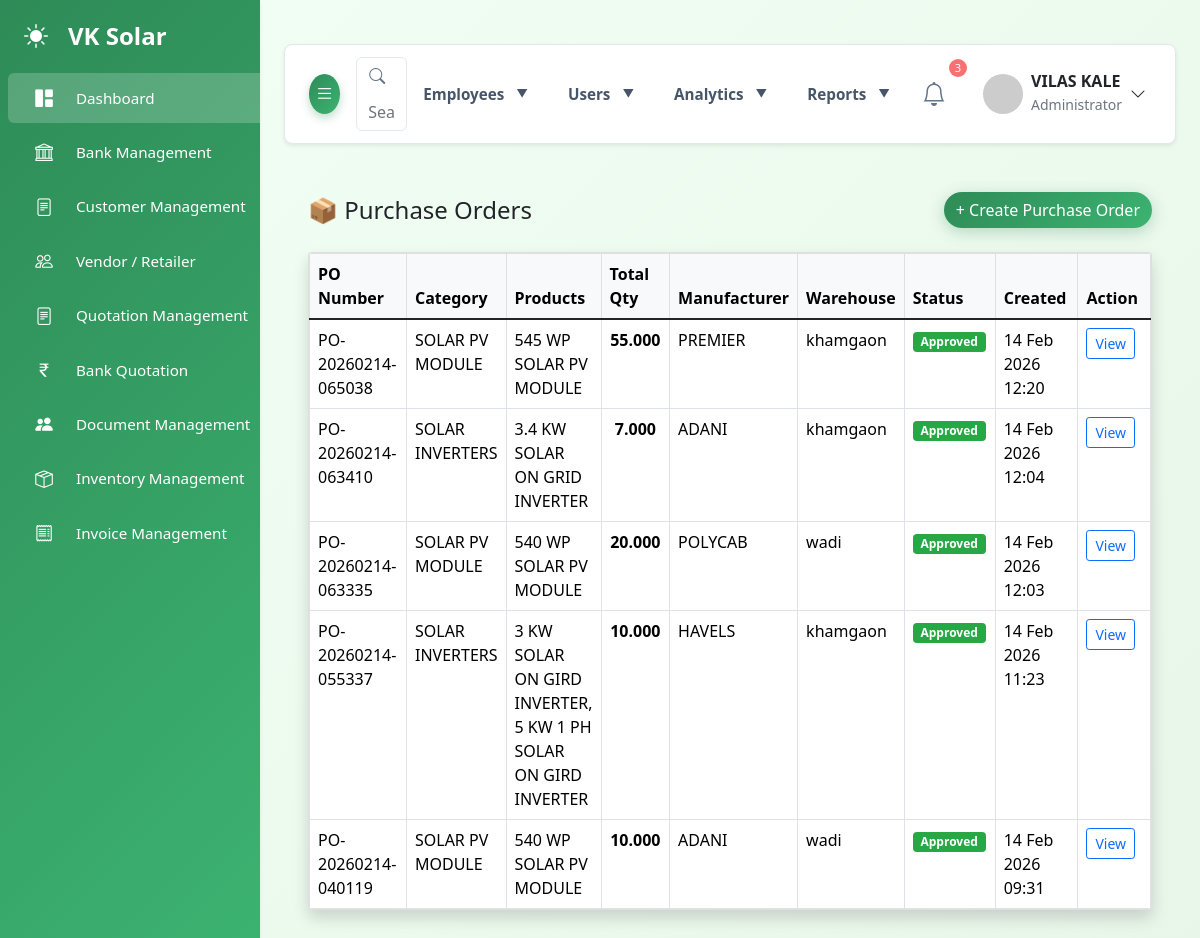
Page /admin/invoice/purchase_invoice_list (signed in) on the committed database.
### tables this page shows
CREATE TABLE `purchase_orders` (
  `id` int NOT NULL,
  `po_number` varchar(50) NOT NULL,
  `manufacturer_id` int NOT NULL,
  `warehouse_id` int NOT NULL,
  `status` enum('pending','approved','rejected') DEFAULT 'pending',
  `invoice_id` int DEFAULT NULL,
  `remarks` text,
  `created_by` int NOT NULL,
  `approved_by` int DEFAULT NULL,
  `created_at` datetime DEFAULT CURRENT_TIMESTAMP,
  `approved_at` datetime DEFAULT NULL
);

CREATE TABLE `product_categories` (
  `id` int NOT NULL,
  `category_id` varchar(20) NOT NULL,
  `category_name` varchar(100) NOT NULL,
  `created_at` timestamp NULL DEFAULT CURRENT_TIMESTAMP
);

CREATE TABLE `product_manufacturers` (
  `id` int NOT NULL,
  `manufacturer_id` varchar(20) NOT NULL,
  `manufacturer_name` varchar(150) NOT NULL,
  `category_id` int NOT NULL,
  `created_at` timestamp NULL DEFAULT CURRENT_TIMESTAMP
);

CREATE TABLE `warehouses` (
  `id` int NOT NULL,
  `name` varchar(150) NOT NULL,
  `code` varchar(50) DEFAULT NULL,
  `address` text,
  `city` varchar(100) DEFAULT NULL,
  `state` varchar(100) DEFAULT NULL,
  `pincode` varchar(12) DEFAULT NULL,
  `contact_name` varchar(100) DEFAULT NULL,
  `contact_phone` varchar(20) DEFAULT NULL,
  `image` varchar(255) DEFAULT NULL,
  `created_by` int DEFAULT NULL,
  `created_at` timestamp NULL DEFAULT CURRENT_TIMESTAMP,
  `updated_at` timestamp NULL DEFAULT CURRENT_TIMESTAMP ON UPDATE CURRENT_TIMESTAMP
);

### admin/invoice/purchase_invoice_list.php (the view, shortened to what this page needs)
<?php
require_once __DIR__ . '/../connect/auth_middleware.php';
$sql = "
SELECT
    po.id,
    po.po_number,
    po.status,
    po.created_at,
    pm.manufacturer_name,
    pc.category_name,
    w.name AS warehouse_name,
    GROUP_CONCAT(p.name SEPARATOR ', ') AS product_names,
    SUM(poi.quantity) AS total_qty
FROM purchase_orders po
LEFT JOIN product_manufacturers pm ON pm.id = po.manufacturer_id
LEFT JOIN product_categories pc ON pc.id = pm.category_id
LEFT JOIN warehouses w ON w.id = po.warehouse_id
LEFT JOIN purchase_order_items poi ON poi.purchase_order_id = po.id
LEFT JOIN products p ON p.id = poi.product_id
WHERE 1=1
";
$sql .= " GROUP BY po.id ORDER BY po.created_at DESC";
$stmt = $conn->prepare($sql);
$stmt->execute();
$orders = $stmt->get_result()->fetch_all(MYSQLI_ASSOC);
?>
<!doctype html>
<html>
<head>
<?php require_once __DIR__ . '/../include/head2.php'; ?>
<link href="https://cdn.jsdelivr.net/npm/bootstrap@5.1.3/dist/css/bootstrap.min.css" rel="stylesheet">
</head>
<body>
<?php include __DIR__ . '/../include/sidebar.php'; ?>
<div id="main-content">
<?php include __DIR__ . '/../include/navbar.php'; ?>
<main class="container-fluid py-4">
<div class="d-flex justify-content-between align-items-center mb-4">
<h4 class="mb-0">📦 Purchase Orders</h4>
<a href="purchase_invoice_create.php" class="btn btn-primary">
+ Create Purchase Order
</a>
</div>
<div class="card shadow">
<div class="card-body p-0">
<table class="table table-bordered table-hover mb-0">
<thead class="table-light">
<tr>
<th width="140">PO Number</th>
<th>Category</th>
<th>Products</th>
<th width="100">Total Qty</th>
<th>Manufacturer</th>
<th>Warehouse</th>
<th width="120">Status</th>
<th width="160">Created</th>
<th width="180">Action</th>
</tr>
</thead>
<tbody>
<?php foreach ($orders as $o): ?>
<?php
$statusClass = 'badge-pending';
if ($o['status'] === 'approved') $statusClass = 'badge-approved';
?>
<tr>
<td><?= htmlspecialchars($o['po_number']) ?></td>
<td><?= htmlspecialchars($o['category_name'] ?? '-') ?></td>
<td style="max-width:250px;"><?= htmlspecialchars($o['product_names']) ?></td>
<td class="text-center fw-bold"><?= $o['total_qty'] ?? 0 ?></td>
<td><?= htmlspecialchars($o['manufacturer_name']) ?></td>
<td><?= htmlspecialchars($o['warehouse_name']) ?></td>
<td>
<span class="badge <?= $statusClass ?>">
<?= ucfirst($o['status']) ?>
</span>
</td>
<td><?= date('d M Y H:i', strtotime($o['created_at'])) ?></td>
<td>
<a href="purchase_invoice_view.php?id=<?= $o['id'] ?>"
class="btn btn-sm btn-outline-primary">
View
</a>
</td>
</tr>
<?php endforeach; ?>
</tbody>
</table>
</div>
</div>
</main>
</div>
</body>
</html>

### admin/css&js/style.css (style rules this page uses)
:root { --primary: #2e8b57; --primary-light: #3cb371; --primary-dark: #1e6b47; --secondary: #f5f5f5; --accent: #87ceeb; --accent-light: #b0e2ff; --earth: #d2b48c; --earth-light: #f0e6d6; --dark: #2c3e50; --light: #f8f9fa; --gradient-primary: linear-gradient( 135deg, var(--primary) 0%, var(--primary-light) 100% ); --gradient-secondary: linear-gradient( 135deg, var(--earth-light) 0%, var(--secondary) 100% ); --gradient-hero: linear-gradient( 135deg, rgba(46, 139, 87, 0.85) 0%, rgba(60, 179, 113, 0.85) 100% ); --gradient-nature: linear-gradient( 135deg, var(--primary) 0%, var(--accent) 100% ); --background-light: #f1f5f9; --text-light: #64748b; --card-bg-light: #ffffff; --border-color-light: #e2e8f0; --success-color: #10b981; --danger-color: #f87171; --warning-color: #fbbf24; }
body { font-family: "Inter", sans-serif; background-color: var(--background-light); color: var(--text-light); padding-top: 20px; overflow-x: hidden; }
#main-content { margin-left: 260px; padding: 1.5rem; transition: margin-left 0.3s ease-in-out; }
.card { border: none; border-radius: 0.5rem; box-shadow: 0 0.1rem 0.5rem rgba(0, 0, 0, 0.05); transition: all 0.3s; background-color: var(--card-bg-light); color: var(--text-light); border: 1px solid var(--border-color-light); }
.btn-primary { background: var(--gradient-primary) !important; border: none !important; box-shadow: 0 4px 15px rgba(46, 139, 87, 0.3); border-radius: 25px !important; transition: all 0.3s ease; font-weight: 500; padding: 12px 30px; }
.table { color: var(--text-light); }

### admin/css&js/carousel.css (style rules this page uses)
:root { --primary: #2e8b57; --primary-light: #3cb371; --primary-dark: #1e6b47; --secondary: #f5f5f5; --accent: #87ceeb; --dark: #2c3e50; --light: #f8f9fa; --gradient-primary: linear-gradient( 135deg, var(--primary) 0%, var(--primary-light) 100% ); --background-light: #f1f5f9; --text-light: #64748b; --card-bg-light: #ffffff; --border-color-light: #e2e8f0; --success-color: #10b981; --danger-color: #f87171; --warning-color: #fbbf24; }
body { font-family: "Inter", sans-serif; background-color: var(--background-light); color: var(--text-light); padding-top: 20px; overflow-x: hidden; }
#main-content { margin-left: 260px; padding: 1.5rem; transition: margin-left 0.3s ease-in-out; }
.card { border: none; border-radius: 1rem; box-shadow: 0 0.5rem 1.5rem rgba(46, 139, 87, 0.08); transition: all 0.3s; background: var(--card-bg-light); color: var(--text-light); overflow: hidden; }
.card-body { padding: 2rem; }
.btn-primary { background: var(--gradient-primary) !important; border: none !important; box-shadow: 0 4px 15px rgba(46, 139, 87, 0.3); border-radius: 0.75rem !important; transition: all 0.3s ease; font-weight: 600; padding: 12px 30px; }

### admin/css&js/logo&brand.css (style rules this page uses)
:root { --primary-green: #48bb78; --dark-green: #38a169; --light-green: #c6f6d5; --accent-green: #68d391; --text-dark: #2d3748; --text-light: #718096; --bg-light: #f7fafc; --border: #e2e8f0; --shadow: 0 2px 4px -1px rgba(0, 0, 0, 0.1), 0 1px 2px -1px rgba(0, 0, 0, 0.06); --shadow-lg: 0 4px 6px -1px rgba(0, 0, 0, 0.1), 0 2px 4px -1px rgba(0, 0, 0, 0.06); }
.btn-primary { background: linear-gradient(135deg, var(--primary-green), var(--dark-green)); border: none; border-radius: 8px; padding: 10px 20px; font-weight: 600; display: flex; align-items: center; gap: 6px; transition: all 0.3s ease; box-shadow: 0 2px 4px rgba(72, 187, 120, 0.2); font-size: 0.9rem; }
.text-center { text-align: center; }

### admin/css&js/view-project.css (style rules this page uses)
:root { --primary-color: #2e8b57; --secondary-color: #3cb371; --light-color: #f5f5f5; --dark-color: #333; --border-radius: 10px; --box-shadow: 0 3px 10px rgba(0, 0, 0, 0.08); --transition: all 0.3s ease; }
body { background-color: #f8f9fa; font-family: "Segoe UI", Tahoma, Geneva, Verdana, sans-serif; line-height: 1.6; }

### admin/css&js/view-product.css (style rules this page uses)
:root { --primary-color: #2e8b57; --secondary-color: #3cb371; --light-color: #f5f5f5; --dark-color: #333; --border-radius: 10px; --box-shadow: 0 3px 10px rgba(0, 0, 0, 0.08); --transition: all 0.3s ease; }
body { background-color: #f8f9fa; font-family: "Segoe UI", Tahoma, Geneva, Verdana, sans-serif; line-height: 1.6; }

### admin/css&js/add-product.css (style rules this page uses)
body { background: linear-gradient(135deg, #f2fff4, #e8f5e9); font-family: "Poppins", sans-serif; }
.card { border: none; border-radius: 16px; background: #ffffff; box-shadow: 0 4px 16px rgba(0, 0, 0, 0.08); transition: transform 0.3s ease; }
.btn-primary { background: linear-gradient(90deg, #198754, #00b96b); border: none; border-radius: 8px; padding: 0.6rem 1.5rem; font-weight: 600; }

### admin/invoice/purchase_invoice_list.php (style rules this page uses)
.badge-approved { background:#28a745; }

### rows in the picture
purchase_orders: po_number "PO-20260214-065038", product_categories.category_name "SOLAR PV MODULE", product_names "545 WP SOLAR PV MODULE", total_qty "55.000", manufacturer.manufacturer_name "PREMIER", warehouse.name "khamgaon", status "Approved", created_at "14 Feb 2026 12:20"
purchase_orders: po_number "PO-20260214-063410", product_categories.category_name "SOLAR INVERTERS", product_names "3.4 KW SOLAR ON GRID INVERTER", total_qty "7.000", manufacturer.manufacturer_name "ADANI", warehouse.name "khamgaon", status "Approved", created_at "14 Feb 2026 12:04"
purchase_orders: po_number "PO-20260214-063335", product_categories.category_name "SOLAR PV MODULE", product_names "540 WP SOLAR PV MODULE", total_qty "20.000", manufacturer.manufacturer_name "POLYCAB", warehouse.name "wadi", status "Approved", created_at "14 Feb 2026 12:03"
purchase_orders: po_number "PO-20260214-055337", product_categories.category_name "SOLAR INVERTERS", product_names "3 KW SOLAR ON GIRD INVERTER, 5 KW 1 PH SOLAR ON GIRD INVERTER", total_qty "10.000", manufacturer.manufacturer_name "HAVELS", warehouse.name "khamgaon", status "Approved", created_at "14 Feb 2026 11:23"
purchase_orders: po_number "PO-20260214-040119", product_categories.category_name "SOLAR PV MODULE", product_names "540 WP SOLAR PV MODULE", total_qty "10.000", manufacturer.manufacturer_name "ADANI", warehouse.name "wadi", status "Approved", created_at "14 Feb 2026 09:31"

### other values in the picture
$current_user_name "VILAS KALE"
$role_names[$current_role] "Administrator"
